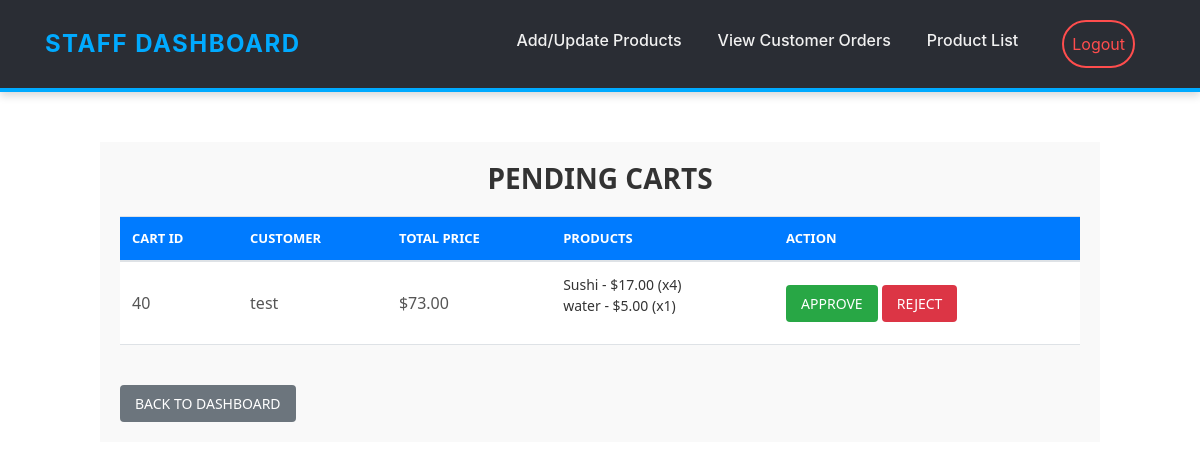
Screenshot of /carts/ (signed in) with the database file from the repository.
### store/models.py (models this page shows, shortened)
class Cart(models.Model):
    customer = models.ForeignKey(User, on_delete=models.CASCADE)
    is_approved = models.BooleanField(default=False)
    is_denied = models.BooleanField(default=False)
    created_at = models.DateTimeField(auto_now_add=True)

class CartItem(models.Model):
    cart = models.ForeignKey(Cart, on_delete=models.CASCADE)
    product = models.ForeignKey(Product, on_delete=models.CASCADE)
    quantity = models.PositiveIntegerField(default=1)
    PENDING = 'P'
    APPROVED = 'A'
    REJECTED = 'R'
    STATUS_CHOICES = [
        (PENDING, 'Pending'),
        (APPROVED, 'Approved'),
        (REJECTED, 'Rejected'),
    ]
    status = models.CharField(max_length=1, choices=STATUS_CHOICES, default=PENDING)

class Product(models.Model):
    name = models.CharField(max_length=255)
    price = models.DecimalField(max_digits=10, decimal_places=2)

### store/views.py (the view)
# urls.py: path('carts/', views.view_carts, name='view_carts'),
@login_required
@user_passes_test(is_staff)
def view_carts(request):
    carts = Cart.objects.filter(cartitem__status=CartItem.PENDING).distinct()
    for cart in carts:
        cart.items = CartItem.objects.filter(cart=cart, status=CartItem.PENDING)
        cart.total_price = sum(item.product.price * item.quantity for item in cart.items)
    return render(request, 'store/view_carts.html', {'carts': carts})

### store/views.py (called while the page is built)
def is_staff(user):
    return user.is_staff

### store/templates/store/view_carts.html (shortened to what this page needs)
<!DOCTYPE html>
<html lang="en">
<head>
    <link rel="stylesheet" href="https://stackpath.bootstrapcdn.com/bootstrap/4.3.1/css/bootstrap.min.css">
</head>
<body>
    {% include 'adminNav.html' %}
    <div class="container view-carts-container">
        <h2>Pending Carts</h2>
        <table class="table">
            <thead>
                <tr>
                    <th>Cart ID</th>
                    <th>Customer</th>
                    <th>Total Price</th>
                    <th>Products</th>
                    <th>Action</th>
                </tr>
            </thead>
            <tbody>
                {% for cart in carts %}
                <tr>
                    <td data-label="Cart ID">{{ cart.id }}</td>
                    <td data-label="Customer">{{ cart.customer.username }}</td>
                    <td data-label="Total Price">${{ cart.total_price|floatformat:2 }}</td>
                    <td data-label="Products">
                        <ul>
                            {% for item in cart.items %}
                            <li>{{ item.product.name }} - ${{ item.product.price }} (x{{ item.quantity }})</li>
                            {% endfor %}
                        </ul>
                    </td>
                    <td data-label="Action">
                        <a href="{% url 'approve_cart' cart.id %}" class="btn btn-success">Approve</a>
                        <a href="{% url 'reject_cart' cart.id %}" class="btn btn-danger">Reject</a>
                    </td>
                </tr>
                {% empty %}
                <tr>
                    <td colspan="5">No pending carts available.</td>
                </tr>
                {% endfor %}
            </tbody>
        </table>
        <a href="{% url 'home' %}" class="btn btn-secondary">Back to Dashboard</a>
    </div>
</body>
</html>

### store/templates/store/view_carts.html (style rules this page uses)
.view-carts-container { background-color: #f9f9f9; font-family: 'Segoe UI', Tahoma, Geneva, Verdana, sans-serif; margin-top: 50px; max-width: 1000px; margin-left: auto; margin-right: auto; padding: 20px; }
.view-carts-container h2 { font-size: 28px; font-weight: 600; color: #333; margin-bottom: 20px; text-align: center; text-transform: uppercase; }
.view-carts-container .table { width: 100%; background-color: #fff; border-collapse: collapse; margin-bottom: 20px; }
.view-carts-container .table thead th { background-color: #007bff; color: #fff; text-transform: uppercase; font-size: 13px; padding: 12px; border-bottom: 2px solid #dee2e6; }
.view-carts-container .table tbody td { padding: 12px; color: #555; border-bottom: 1px solid #dee2e6; vertical-align: middle; }
.view-carts-container .table tbody ul { list-style-type: none; padding-left: 0; }
.view-carts-container .table tbody ul li { font-size: 14px; color: #333; }
.view-carts-container .btn { padding: 8px 15px; font-size: 14px; border: none; cursor: pointer; text-transform: uppercase; transition: background-color 0.2s ease; }
.view-carts-container .btn-success { background-color: #28a745; color: #fff; }
.view-carts-container .btn-danger { background-color: #dc3545; color: #fff; }
.view-carts-container .btn-secondary { background-color: #6c757d; color: #fff; margin-top: 20px; }

### rows the page displays
Cart: id "40", customer.username "test", total_price "73.00"
CartItem: product.name "Sushi", product.price "17.00", quantity "4"
CartItem: product.name "water", product.price "5.00", quantity "1"
